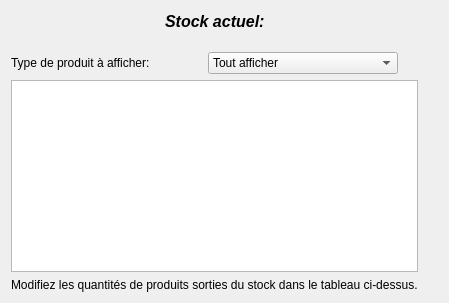
          <widget class="QWidget" name="tab_2">
           <attribute name="title">
            <string>Sortie de stock</string>
           </attribute>
           <layout class="QGridLayout" name="gridLayout_10">
            <item row="2" column="0">
             <layout class="QHBoxLayout" name="horizontalLayout_13">
              <item>
               <layout class="QHBoxLayout" name="horizontalLayout_12">
                <item>
                 <widget class="QLabel" name="label_11">
                  <property name="text">
                   <string>Type de produit à afficher:</string>
                  </property>
                 </widget>
                </item>
                <item>
                 <widget class="QComboBox" name="comboBox_Type_ProduitAfficher">
                  <item>
                   <property name="text">
                    <string>Tout afficher</string>
                   </property>
                  </item>
                  <item>
                   <property name="text">
                    <string>Produit frais</string>
                   </property>
                  </item>
                 </widget>
                </item>
               </layout>
              </item>
              <item>
               <spacer name="horizontalSpacer_19">
                <property name="orientation">
                 <enum>Qt::Horizontal</enum>
                </property>
                <property name="sizeType">
                 <enum>QSizePolicy::Ignored</enum>
                </property>
                <property name="sizeHint" stdset="0">
                 <size>
                  <width>20</width>
                  <height>20</height>
                 </size>
                </property>
               </spacer>
              </item>
             </layout>
            </item>
            <item row="0" column="0">
             <layout class="QHBoxLayout" name="horizontalLayout_11">
              <item>
               <spacer name="horizontalSpacer_17">
                <property name="orientation">
                 <enum>Qt::Horizontal</enum>
                </property>
                <property name="sizeHint" stdset="0">
                 <size>
                  <width>40</width>
                  <height>20</height>
                 </size>
                </property>
               </spacer>
              </item>
              <item>
               <widget class="QLabel" name="label_10">
                <property name="font">
                 <font>
                  <pointsize>12</pointsize>
                  <weight>75</weight>
                  <italic>true</italic>
                  <bold>true</bold>
                 </font>
                </property>
                <property name="text">
                 <string>Stock actuel:</string>
                </property>
               </widget>
              </item>
              <item>
               <spacer name="horizontalSpacer_18">
                <property name="orientation">
                 <enum>Qt::Horizontal</enum>
                </property>
                <property name="sizeHint" stdset="0">
                 <size>
                  <width>40</width>
                  <height>20</height>
                 </size>
                </property>
               </spacer>
              </item>
             </layout>
            </item>
            <item row="3" column="0">
             <widget class="QTableView" name="tableView_Stock"/>
            </item>
            <item row="1" column="1">
             <spacer name="verticalSpacer_4">
              <property name="orientation">
               <enum>Qt::Vertical</enum>
              </property>
              <property name="sizeType">
               <enum>QSizePolicy::Fixed</enum>
              </property>
              <property name="sizeHint" stdset="0">
               <size>
                <width>20</width>
                <height>15</height>
               </size>
              </property>
             </spacer>
            </item>
            <item row="4" column="0">
             <widget class="QLabel" name="label_12">
              <property name="text">
               <string>Modifiez les quantités de produits sorties du stock dans le tableau ci-dessus.</string>
              </property>
             </widget>
            </item>
           </layout>
          </widget>
